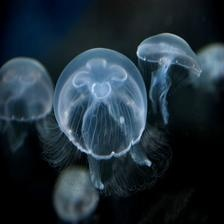
#> input picture data/Moon_jellyfish/06.jpg, 224 x 224 px; its folder holds only this picture in this run
$ jupyter execute --allow-errors eda.ipynb
#> lines starting #> are read from the running program, lines starting #| are printed output that depends on the picture
[cell 1]
import matplotlib.pyplot as plt
import skimage
import os
from PIL import Image
import numpy as np

[cell 2]
data_dir = '../data'

jellyfish_dict = {}

for class_name in os.listdir(data_dir):
    if class_name=='Train_Test_Valid':
        continue
    class_path = os.path.join(data_dir, class_name)
    if os.path.isdir(class_path):
        images = []
        for filename in os.listdir(class_path):
            file_path = os.path.join(class_path, filename)
            try:
                img = Image.open(file_path).convert('RGB')
#> img is the input picture: PIL image 224x224 RGB; mean R, G, B 32.4, 47, 57.2
                img_array = np.array(img)
                images.append(img_array)
            except Exception as e:
                print(f"Błąd przy wczytywaniu {file_path}: {e}")
        jellyfish_dict[class_name] = images
print("Liczba zdjęć poszczególnych gatunków meduz:")
for label, imgs in jellyfish_dict.items():
    print(f"{label}: {len(imgs)} images")
#> this loop made 1 pass
#> label on pass 1: 'Moon_jellyfish'
#| Moon_jellyfish: 1 images

[cell 3]
from collections import Counter
print("Liczba zdjęć poszczególnych gatunków meduz o różnych wymiarach:")
for label, imgs in jellyfish_dict.items():
    dimensions_count = Counter(img.shape for img in imgs)
    print(f"{label}: {dict(dimensions_count)}")
#> this loop made 1 pass
#> (label, dimensions_count) on pass 1: ('Moon_jellyfish', {(224, 224, 3): 1})
#| Moon_jellyfish: {(224, 224, 3): 1}

[cell 4]
def check_image_integrity(class_images_dict):
    for class_name, images in class_images_dict.items():
        tab=[]
        for idx, img in enumerate(images):
            if img is None or img.size == 0:
                tab.append(img)
        print(f"Uszkodzonych obrazów w klasie {class_name}: {len(tab)}")
#> this loop made 1 pass
#| Uszkodzonych obrazów w klasie Moon_jellyfish: 0

[cell 5]
check_image_integrity(jellyfish_dict)

[cell 6]
def show_sample_images_per_class(class_images_dict, samples_per_class=5):
#> called with samples_per_class = 7
    num_classes = len(class_images_dict)
#> num_classes = 1
    plt.figure(figsize=(samples_per_class * 2, num_classes * 2.8))

    for row_idx, (class_name, images) in enumerate(class_images_dict.items()):
        selected = random.sample(images, min(samples_per_class, len(images)))

        for col_idx, img in enumerate(selected):
            ax = plt.subplot(num_classes, samples_per_class, row_idx * samples_per_class + col_idx + 1)
            ax.imshow(img)
            ax.axis('off')

        mid_col = row_idx * samples_per_class + samples_per_class // 2 + 1
        ax_title = plt.subplot(num_classes, samples_per_class, mid_col)
        ax_title.set_title(class_name, fontsize=16, fontweight='bold')
        ax_title.axis('off')
#> this loop made 1 pass
#> (row_idx, class_name) on pass 1: (0, 'Moon_jellyfish')

    plt.tight_layout()
    plt.show()

#> (a cell that did not finish here is left out)

[cell 8]
img = Image.open(os.path.join(data_dir, 'lions_mane_jellyfish', 'aug-10-11.jpg')).convert('RGB')
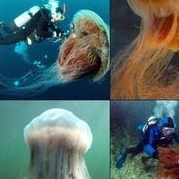
#> input picture data/Train_Test_Valid/Train/lions_mane_jellyfish/aug-10-11.jpg, 179 x 179 px, found by its file name
#> img is the input picture: PIL image 179x179 RGB; mean R, G, B 83.2, 104.6, 102.4

plt.imshow(img)
plt.axis('off')
plt.title("lions_mane_jellyfish - aug-10-11.jpg")
plt.show()

[cell 9]
def plot_histograms(class_name, images):
    fig, axes = plt.subplots(1, 3, figsize=(15, 5))
    axes = axes.ravel()
    axes[0].set_title('Red Histogram')
    axes[1].set_title('Green Histogram')
    axes[2].set_title('Blue Histogram')

    r_values = np.concatenate([img[:, :, 0].ravel() for img in images])
    g_values = np.concatenate([img[:, :, 1].ravel() for img in images])
    b_values = np.concatenate([img[:, :, 2].ravel() for img in images])

    axes[0].hist(r_values, bins=64, color='red')
    axes[1].hist(g_values, bins=64, color='green')
    axes[2].hist(b_values, bins=64, color='blue')
    for ax in axes:
        ax.set_ylim(0, 400000)


    plt.tight_layout(rect=[0, 0, 1, 0.95])
    plt.suptitle(f"RGB Histograms for category: {class_name}", fontsize=16)
    plt.show()

[cell 10]
def plot_gray_histograms(class_name, images):
    fig, ax = plt.subplots(figsize=(8, 6))
    ax.set_title(f'Gray Histogram for Category: {class_name}')
    ax.set_xlabel('Pixel Intensity')
    ax.set_ylim(0,400000)
    ax.set_ylabel('Frequency')

    all_pixels = np.concatenate([skimage.color.rgb2gray(img).ravel()*255 for img in images])

    ax.hist(all_pixels, bins=64, color='gray')

    plt.tight_layout()

[cell 11]
for class_name, images in jellyfish_dict.items():
    plot_histograms(class_name, images)
#> this loop made 1 pass
#> pass 1, in plot_histograms, `plt.show()`:
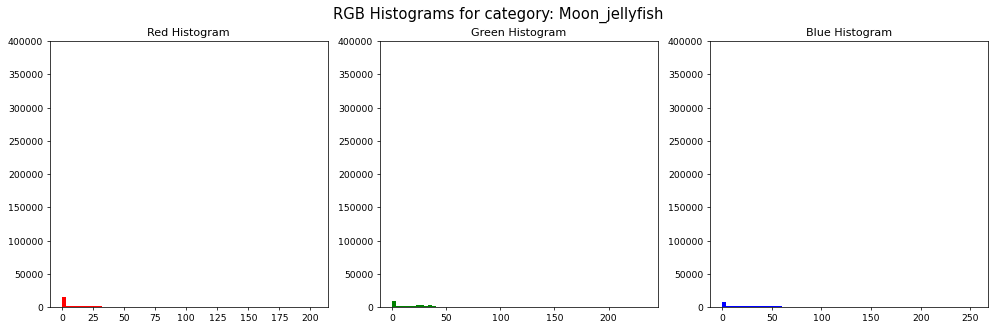
#> figure drawn by matplotlib, 3 panels; panel 1: tallest bar 15924 high, from x = 0 to 3.19; panel 2: tallest bar 9978 high, from x = 0 to 3.66; panel 3: tallest bar 8513 high, from x = 0 to 3.98

[cell 12]
for class_name, images in jellyfish_dict.items():
    plot_gray_histograms(class_name, images)
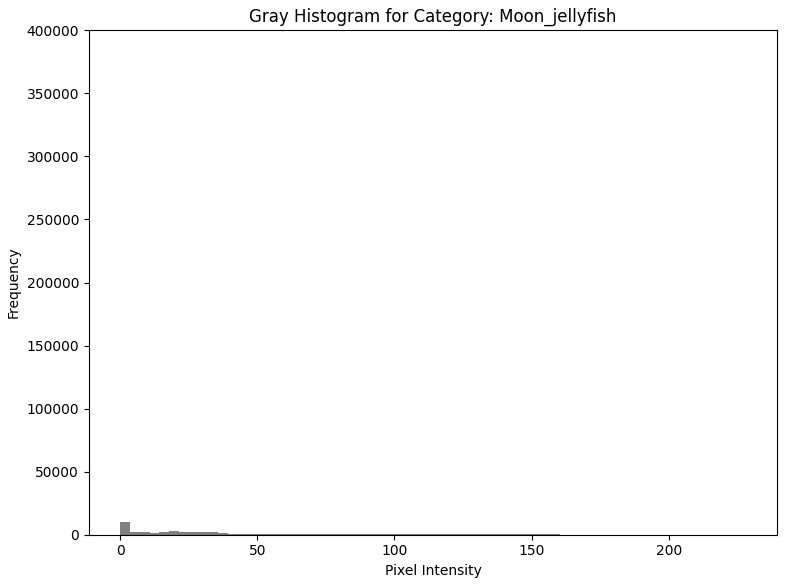
#> figure drawn by matplotlib, 1 panel; tallest bar 10352 high, from x = 0 to 3.56

[cell 13]
def plot_mean_rgb_by_class(class_images_dict):
    class_names = list(class_images_dict.keys())
#> class_names = ['Moon_jellyfish']
    mean_r = []
    mean_g = []
    mean_b = []

    for images in class_images_dict.values():
        r_values = np.concatenate([img[:, :, 0].ravel() for img in images])
        g_values = np.concatenate([img[:, :, 1].ravel() for img in images])
        b_values = np.concatenate([img[:, :, 2].ravel() for img in images])

        mean_r.append(np.mean(r_values))
        mean_g.append(np.mean(g_values))
        mean_b.append(np.mean(b_values))
#> this loop made 1 pass
#> after the loop, mean_b = [57.25]; mean_g = [47.04]; mean_r = [32.43]

    x = np.arange(len(class_names))
#> x = [0]
    width = 0.25

    plt.figure(figsize=(10, 6))
    plt.bar(x - width, mean_r, width, color='red', label='Red')
    plt.bar(x,         mean_g, width, color='green', label='Green')
    plt.bar(x + width, mean_b, width, color='blue', label='Blue')

    plt.xticks(x, class_names, rotation=45, ha='right')
    plt.ylabel("Średnia wartość kanału (0–255)")
    plt.title("Średnie wartości RGB dla każdej klasy")
    plt.ylim(0, 150)
    plt.legend()
    plt.tight_layout()
    plt.show()
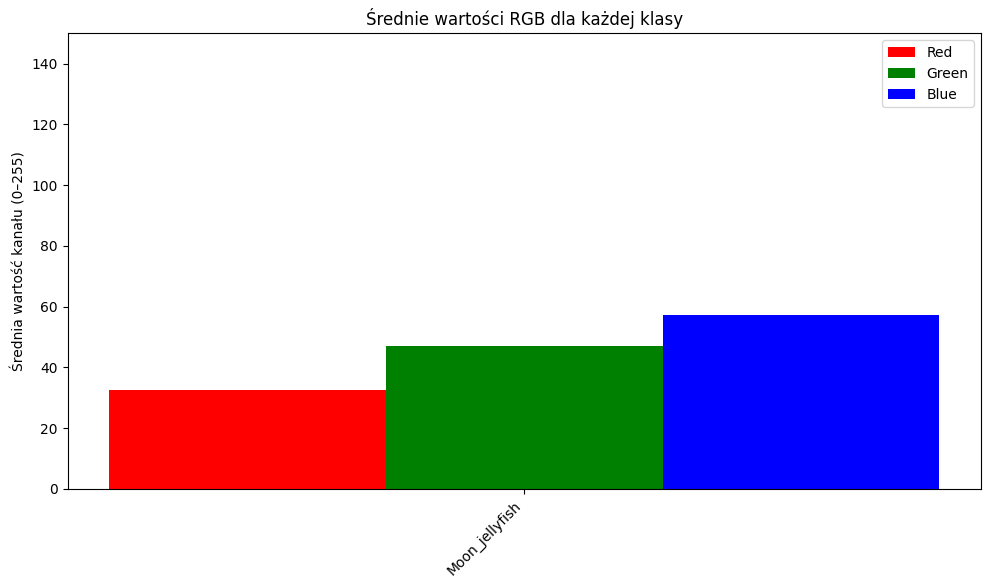
#> figure drawn by matplotlib, 1 panel
